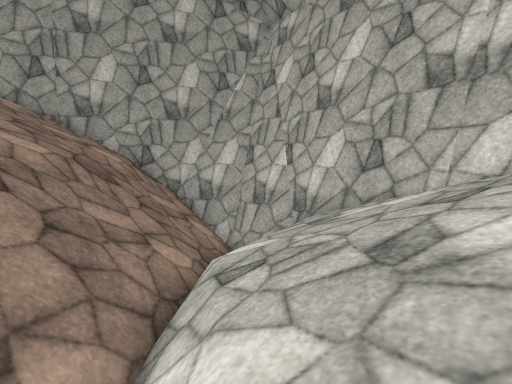
View 1 (above)

12 first-person views from a walk through a 3-D level made in the Unity game engine. The camera is 1.4 m above the floor, tilts 8° down and sees 90° across. The floor is counted in squares, 1 m on a side. Each view is taken from the middle of a square. On the plan, view 1 faces up. The plan holds only what a view shows up to about 13 squares ahead; the rest is blank. The place goes on beyond the plan. Surface patterns are stand-ins for the level's own textures.

View 2
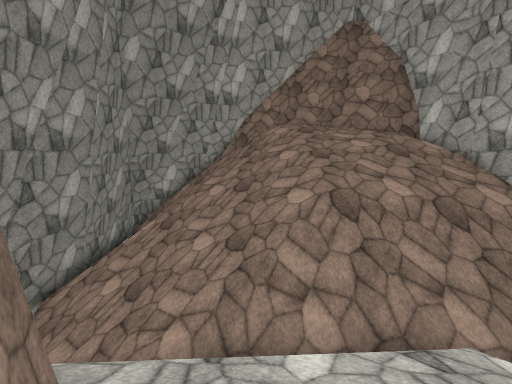

View 3
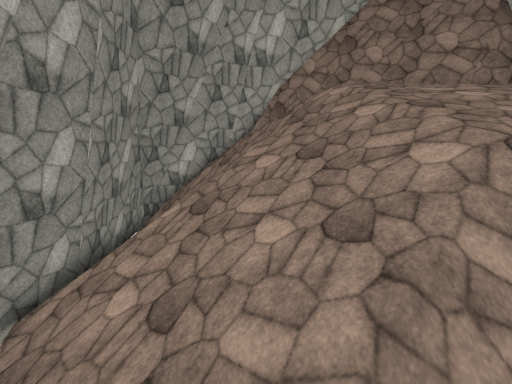

View 4
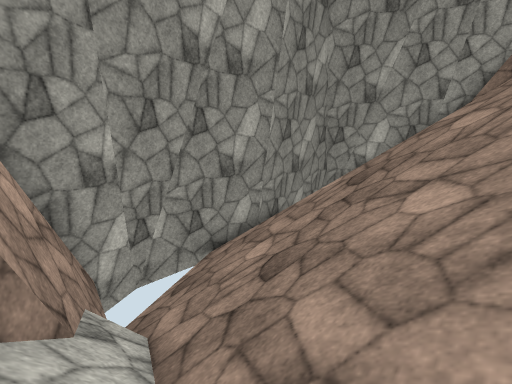

View 5
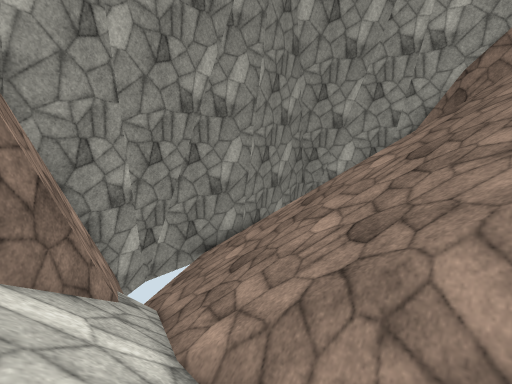

View 6
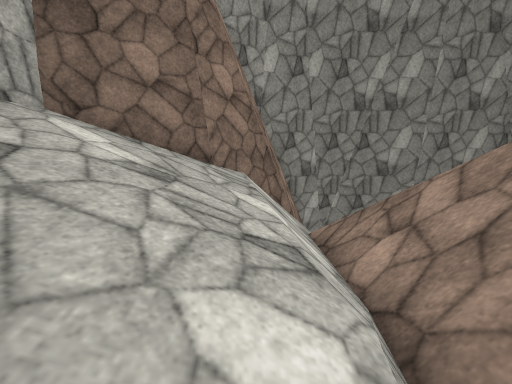

View 7
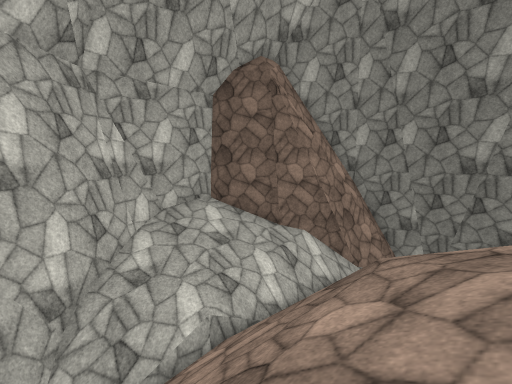

View 8
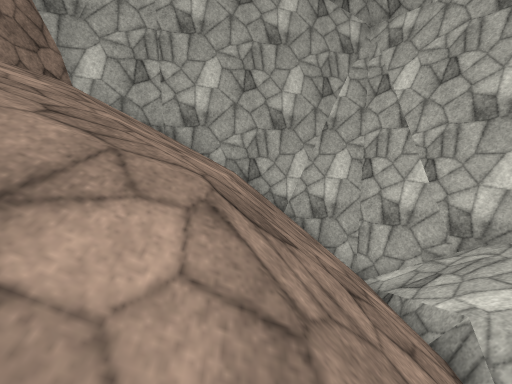

View 9
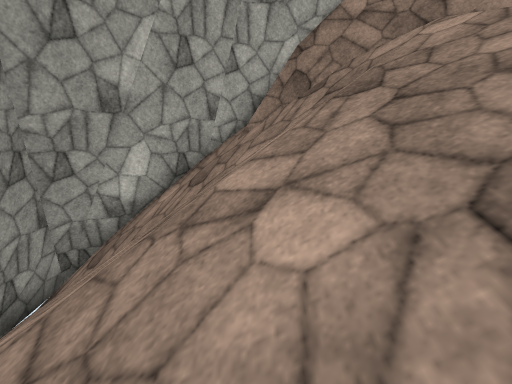

View 10
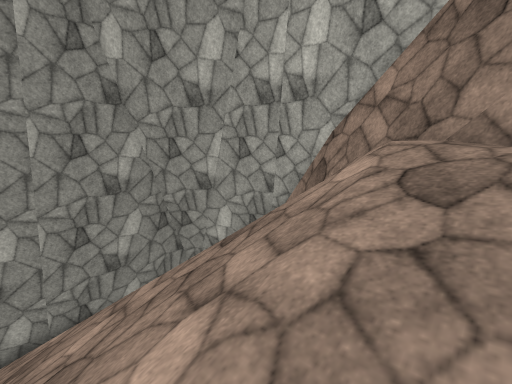

View 11
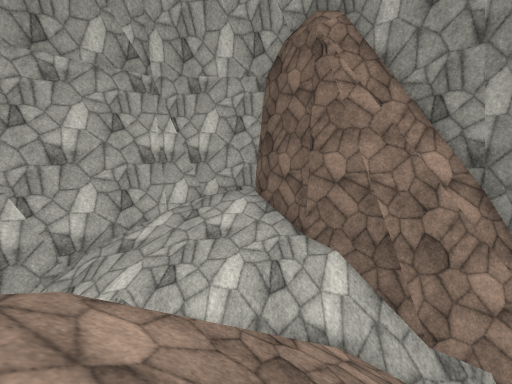

View 12
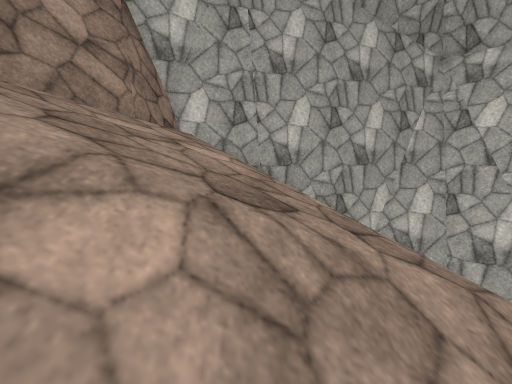

### Floor plan
Key: @ floor where view 1 was taken; # wall or solid block; . main floor; : floor 0.75 m higher than the main floor; / step, stairs or slope.
Columns run from 14 left of view 1 to 4 right of it. Each row starts with its distance up from view 1.
 10        #######
  9     #####///####
  8     #/////////###
  7    ##.//////////##
  6    ##////////#///#
  5   ##/////////#///##
  4  ##://///////#////#
  3  ##///////////////#
  2  #////////////////#
  1 ##////////////////#
  0 ##////////////@/###
 -1 #//////////////##
 -2 #/////////////##
 -3 #////////////##
 -4 #////////////#
 -5 #////  /////##
 -6 ##//// //// #
 -7 #############

Where each view was taken, in squares from view 1:
view 1: 0 up, 0 right, facing up
view 2: 1 up, 3 right, facing left
view 3: 1 down, 0 right, facing left
view 4: 0 up, 1 left, facing down-left
view 5: 2 up, 0 right, facing down-left
view 6: 6 up, 0 right, facing down
view 7: 8 up, 6 left, facing down-right
view 8: 1 up, 4 left, facing up
view 9: 1 down, 6 left, facing left
view 10: 4 up, 7 left, facing down-left
view 11: 1 up, 7 left, facing right
view 12: 1 up, 7 left, facing up
